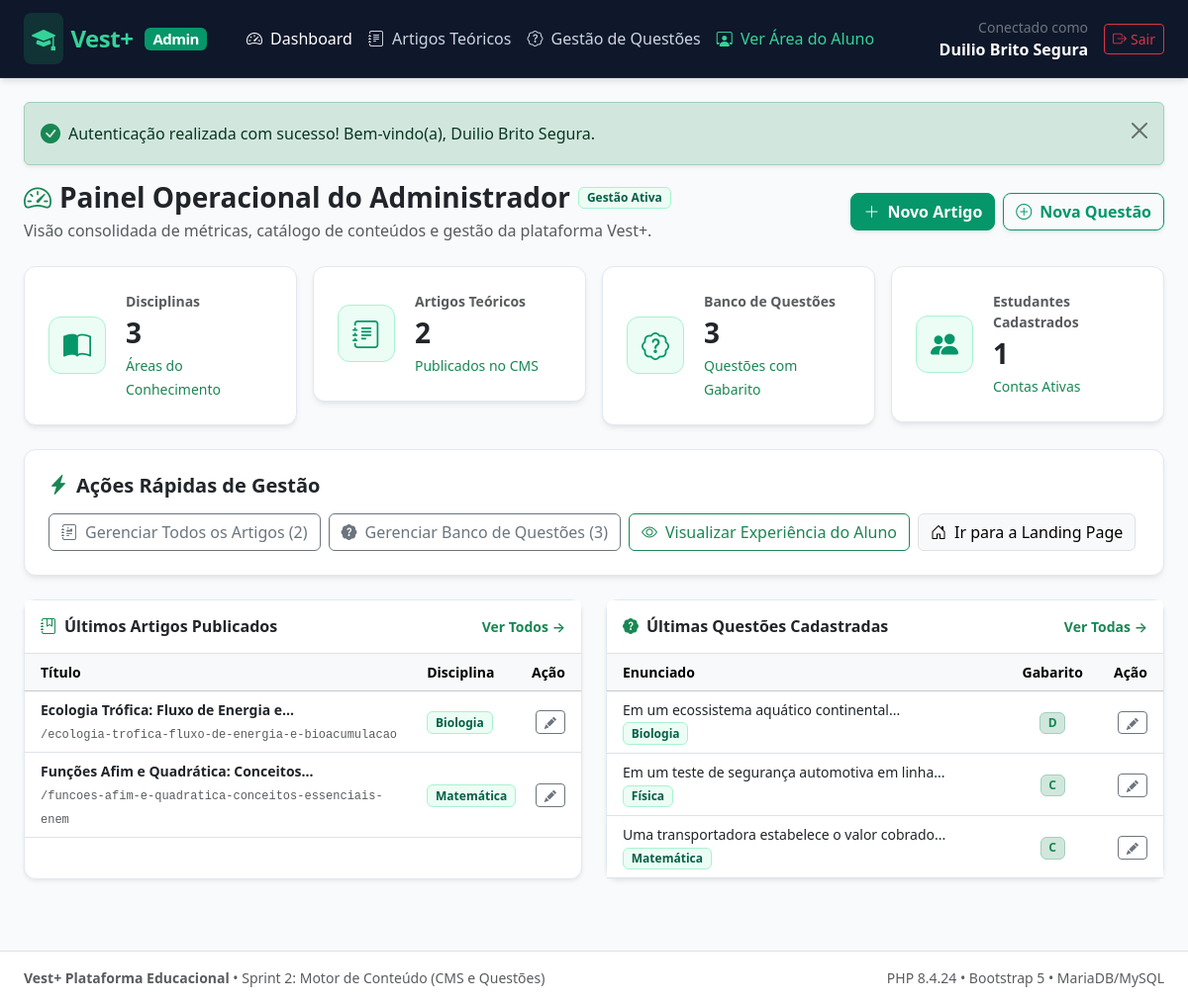
Page /admin/dashboard (signed in) on the committed database.
### tables this page shows
CREATE TABLE `artigos` (
  `id` int(10) unsigned NOT NULL AUTO_INCREMENT,
  `titulo` varchar(255) NOT NULL,
  `slug` varchar(255) NOT NULL,
  `disciplina_id` int(10) unsigned NOT NULL,
  `conteudo` longtext NOT NULL,
  `criado_em` timestamp NOT NULL DEFAULT current_timestamp(),
  `atualizado_em` timestamp NOT NULL DEFAULT current_timestamp() ON UPDATE current_timestamp(),
  PRIMARY KEY (`id`),
  UNIQUE KEY `uk_artigos_slug` (`slug`),
  KEY `idx_artigos_disc_criado` (`disciplina_id`,`criado_em`),
  KEY `idx_artigos_criado_em` (`criado_em`),
  CONSTRAINT `fk_artigos_disciplina` FOREIGN KEY (`disciplina_id`) REFERENCES `disciplinas` (`id`) ON DELETE CASCADE ON UPDATE CASCADE
);

CREATE TABLE `disciplinas` (
  `id` int(10) unsigned NOT NULL AUTO_INCREMENT,
  `nome` varchar(100) NOT NULL,
  `slug` varchar(120) NOT NULL,
  `descricao` text DEFAULT NULL,
  `criado_em` timestamp NOT NULL DEFAULT current_timestamp(),
  PRIMARY KEY (`id`),
  UNIQUE KEY `uk_disciplinas_slug` (`slug`),
  KEY `idx_disciplinas_nome` (`nome`)
);

CREATE TABLE `questoes` (
  `id` int(10) unsigned NOT NULL AUTO_INCREMENT,
  `disciplina_id` int(10) unsigned NOT NULL,
  `enunciado` longtext NOT NULL,
  `alternativa_a` text NOT NULL,
  `alternativa_b` text NOT NULL,
  `alternativa_c` text NOT NULL,
  `alternativa_d` text NOT NULL,
  `alternativa_e` text NOT NULL,
  `resposta_correta` enum('A','B','C','D','E') NOT NULL,
  `explicacao` text DEFAULT NULL,
  `criado_em` timestamp NOT NULL DEFAULT current_timestamp(),
  PRIMARY KEY (`id`),
  KEY `idx_questoes_disc_id` (`disciplina_id`,`id`),
  KEY `idx_questoes_criado_em` (`criado_em`),
  CONSTRAINT `fk_questoes_disciplina` FOREIGN KEY (`disciplina_id`) REFERENCES `disciplinas` (`id`) ON DELETE CASCADE ON UPDATE CASCADE
);

### src/Views/admin/dashboard.php (the view, shortened to what the rows shown need)
<?php
require dirname(__DIR__) . '/layout/header.php';
?>
<div class="d-flex flex-column flex-md-row justify-content-between align-items-md-center gap-3 mb-4">
    <div>
        <div class="d-flex align-items-center gap-2 mb-1">
            <h1 class="h3 fw-bold mb-0 text-dark">
                <i class="bi bi-speedometer2 text-success me-2"></i>Painel Operacional do Administrador
            </h1>
        </div>
    </div>
</div>
<div class="row g-4 mb-5">
    <div class="col-lg-6">
        <div class="card card-custom h-100 shadow-sm">
            <div class="card-body p-0">
                <?php if (empty($ultimosArtigos)): ?>
                    <p class="text-muted p-4 small mb-0 text-center">Nenhum artigo cadastrado.</p>
                <?php else: ?>
                    <div class="table-responsive">
                        <table class="table table-hover align-middle mb-0">
                            <thead class="table-light small text-secondary">
                                <tr>
                                    <th class="ps-3">Título</th>
                                    <th>Disciplina</th>
                                    <th class="text-end pe-3">Ação</th>
                                </tr>
                            </thead>
                            <tbody>
                                <?php foreach ($ultimosArtigos as $art): ?>
                                    <tr>
                                        <td class="ps-3">
                                            <div class="fw-semibold text-dark small">
                                                <?= Helper::e(Helper::truncate((string) $art['titulo'], 40)) ?>
                                            </div>
                                            <span class="text-muted small font-monospace" style="font-size: 0.75rem;">
                                                /<?= Helper::e((string) $art['slug']) ?>
                                            </span>
                                        </td>
                                        <td>
                                            <span class="badge badge-discipline small">
                                                <?= Helper::e((string) $art['disciplina_nome']) ?>
                                            </span>
                                        </td>
                                        <td class="text-end pe-3">
                                            <a href="<?= Helper::url('/admin/artigos/editar?id=' . (int) $art['id']) ?>" class="btn btn-outline-secondary btn-sm py-0 px-2" title="Editar">
                                                <i class="bi bi-pencil-fill small"></i>
                                            </a>
                                        </td>
                                    </tr>
                                <?php endforeach; ?>
                            </tbody>
                        </table>
                    </div>
                <?php endif; ?>
            </div>
        </div>
    </div>
    <div class="col-lg-6">
        <div class="card card-custom h-100 shadow-sm">
            <div class="card-body p-0">
                <?php if (empty($ultimasQuestoes)): ?>
                    <p class="text-muted p-4 small mb-0 text-center">Nenhuma questão cadastrada.</p>
                <?php else: ?>
                    <div class="table-responsive">
                        <table class="table table-hover align-middle mb-0">
                            <thead class="table-light small text-secondary">
                                <tr>
                                    <th class="ps-3">Enunciado</th>
                                    <th class="text-center">Gabarito</th>
                                    <th class="text-end pe-3">Ação</th>
                                </tr>
                            </thead>
                            <tbody>
                                <?php foreach ($ultimasQuestoes as $q): ?>
                                    <tr>
                                        <td class="ps-3">
                                            <div class="fw-medium text-dark small">
                                                <?= Helper::e(Helper::truncate((string) $q['enunciado'], 48)) ?>
                                            </div>
                                            <span class="badge badge-discipline small" style="font-size: 0.75rem;">
                                                <?= Helper::e((string) $q['disciplina_nome']) ?>
                                            </span>
                                        </td>
                                        <td class="text-center">
                                            <span class="badge bg-success-subtle text-success border border-success-subtle fw-bold">
                                                <?= Helper::e((string) $q['resposta_correta']) ?>
                                            </span>
                                        </td>
                                        <td class="text-end pe-3">
                                            <a href="<?= Helper::url('/admin/questoes/editar?id=' . (int) $q['id']) ?>" class="btn btn-outline-secondary btn-sm py-0 px-2" title="Editar">
                                                <i class="bi bi-pencil-fill small"></i>
                                            </a>
                                        </td>
                                    </tr>
                                <?php endforeach; ?>
                            </tbody>
                        </table>
                    </div>
                <?php endif; ?>
            </div>
        </div>
    </div>
</div>
<?php
require dirname(__DIR__) . '/layout/footer.php';

### rows in the picture
artigos: titulo "Ecologia Trófica: Fluxo de Energia e...", slug "ecologia-trofica-fluxo-de-energia-e-bioacumulacao", disciplina.nome "Biologia"
artigos: titulo "Funções Afim e Quadrática: Conceitos...", slug "funcoes-afim-e-quadratica-conceitos-essenciais-enem", disciplina.nome "Matemática"
questoes: enunciado "Em um ecossistema aquático continental...", disciplina.nome "Biologia", resposta_correta "D"
questoes: enunciado "Em um teste de segurança automotiva em linha...", disciplina.nome "Física", resposta_correta "C"
questoes: enunciado "Uma transportadora estabelece o valor cobrado...", disciplina.nome "Matemática", resposta_correta "C"

### other values in the picture
$roleLabel "Admin"
Helper::e($currentUser['nome']) "Duilio Brito Segura"
Helper::e($msg) "Autenticação realizada com sucesso! Bem-vindo(a), Duilio Brito Segura."
$totalDisciplinas "3"
$totalArtigos "2"
$totalQuestoes "3"
$totalAlunos "1"
PHP_VERSION "8.4.24"
